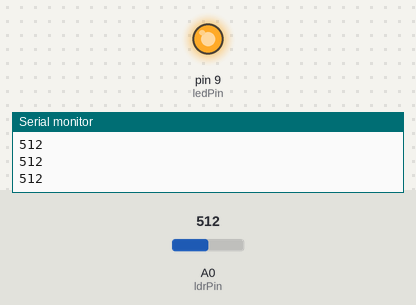
Simulated run of this sketch. Board: Arduino Uno, built with avr-gcc and run on an emulated ATmega328P. Parts: output pins drawn as LEDs (lit = HIGH), the last lines printed to the serial monitor. The inputs (shaded band) are chosen by the test bench; at power-on: A0 (ldrPin) = 512.

Above: at 1.2 s.
1.3 s: A0 (ldrPin) set to 591
2.8 s: A0 (ldrPin) set to 606
At 4.0 s:
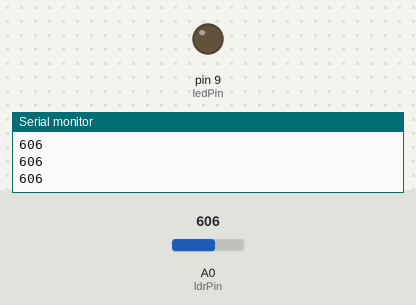
4.3 s: A0 (ldrPin) set to 590
At 5.3 s:
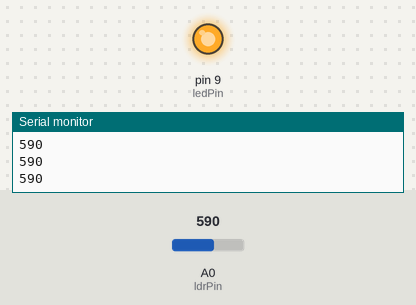
5.8 s: A0 (ldrPin) set to 610
At 6.6 s:
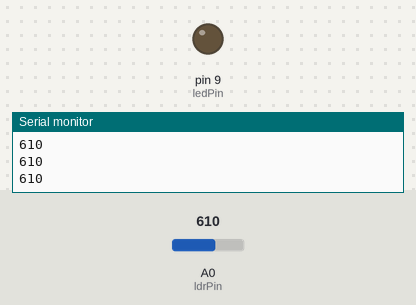
Timing chart, 0 to 8.3 s (numbered marks = the images above; inputs shaded):
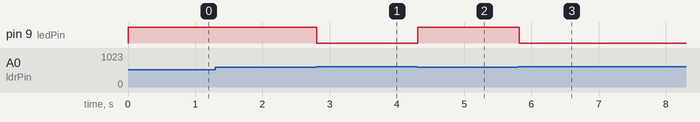

Measured:
- the behaviour switches between 599 and 600 on A0 (ldrPin) (found by bisection; images 0 and 1)
- after the input at 2.8 s, pin 9 (ledPin): HIGH → LOW at once
- after the input at 4.3 s, pin 9 (ledPin): LOW → HIGH at once
- after the input at 5.8 s, pin 9 (ledPin): HIGH → LOW at once

The sketch:

P5-LDRbasedNightAutomation.ino
```cpp
//Here we see the glow of LED when it turns dark after measuring the threshold of the environment
const int ldrPin = A0;
const int ledPin = 9;
int threshold = 600;//Update the value which shows in your Serial monitor

void setup() {
  pinMode(ledPin, OUTPUT);
  Serial.begin(9600);
}

void loop() {
  int ldrValue = analogRead(ldrPin);
  Serial.println(ldrValue);
  if (ldrValue < threshold) {
    digitalWrite(ledPin, HIGH);
  } else {
    digitalWrite(ledPin, LOW);
  }
  delay(100);
}
```
